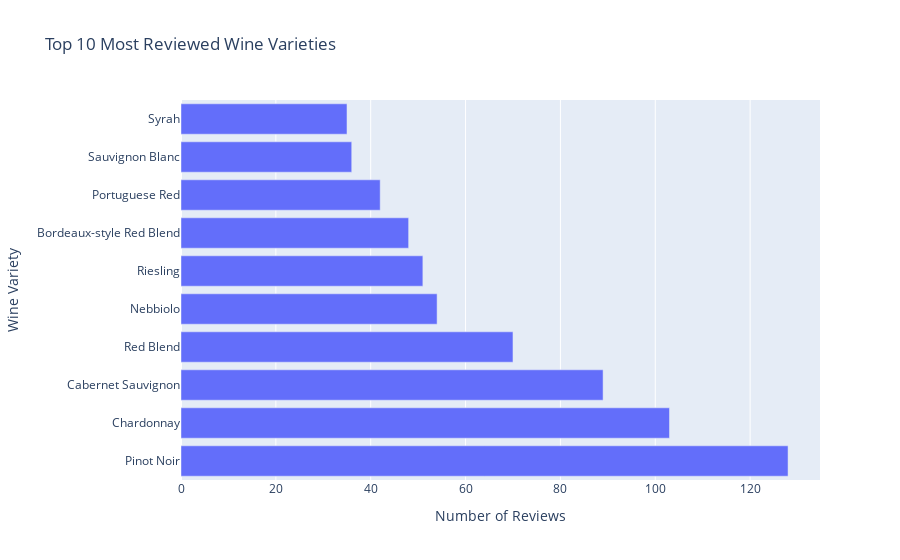

Notebook code for this chart:
### Markdown cell above
The bar chart below shows which wine varieties are the most reviewed or rated

### Code cell
# Plot the bar chat to check which wine varieties are the most reviewed or rated
# Create a DataFrame with the counts of the top 10 varieties
variety_counts = wine_df['variety'].value_counts().head(10).reset_index()
variety_counts.columns = ['variety', 'count']  # Rename columns for clarity

# Plot the bar chart
fig = px.bar(variety_counts, x='count', y='variety', orientation='h',
             title="Top 10 Most Reviewed Wine Varieties",
             labels={"variety": "Wine Variety", "count": "Number of Reviews"})
fig.show()

### Figure 1 — Plotly figure (JSON) as saved in the notebook; plotly's stock layout.template omitted (floating-point values rounded to 4 significant figures)
{"data": [{"alignmentgroup": "True", "hovertemplate": "Number of Reviews=%{x}<br>Wine Variety=%{y}<extra></extra>", "legendgroup": "", "marker": {"color": "#636efa", "pattern": {"shape": ""}}, "name": "", "offsetgroup": "", "orientation": "h", "showlegend": false, "textposition": "auto", "type": "bar", "x": [128, 103, 89, 70, 54, 51, 48, 42, 36, 35], "xaxis": "x", "y": ["Pinot Noir", "Chardonnay", "Cabernet Sauvignon", "Red Blend", "Nebbiolo", "Riesling", "Bordeaux-style Red Blend", "Portuguese Red", "Sauvignon Blanc", "Syrah"], "yaxis": "y"}], "layout": {"barmode": "relative", "legend": {"tracegroupgap": 0}, "title": {"text": "Top 10 Most Reviewed Wine Varieties"}, "xaxis": {"anchor": "y", "domain": [0, 1], "title": {"text": "Number of Reviews"}}, "yaxis": {"anchor": "x", "domain": [0, 1], "title": {"text": "Wine Variety"}}}}
